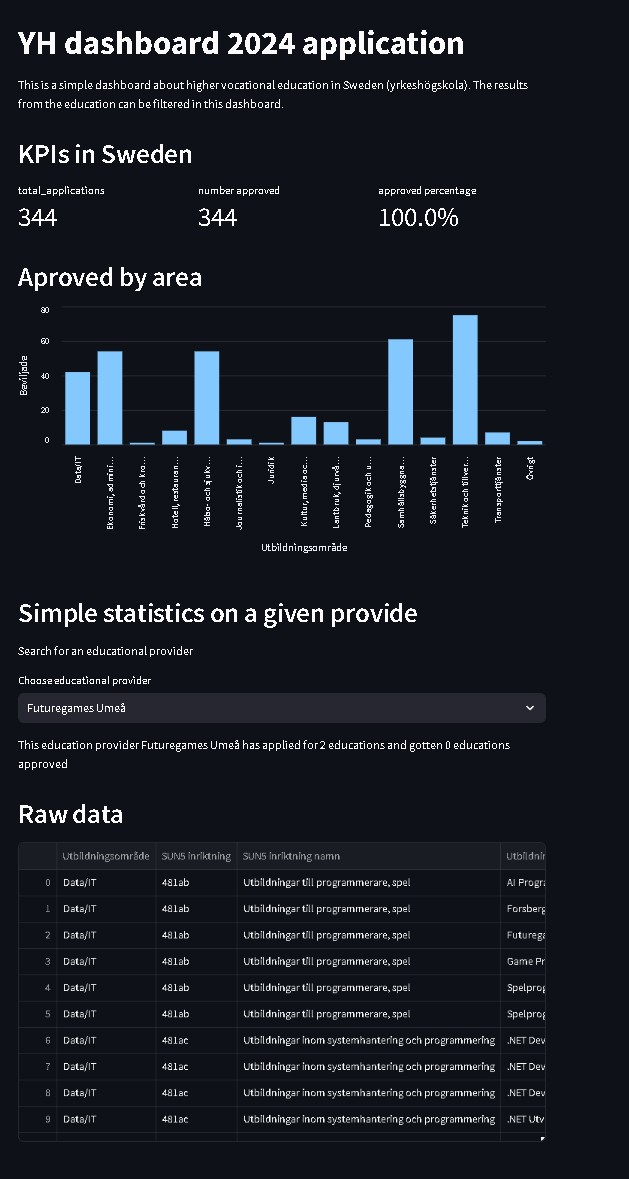

Here is the Python script that generated this plot:
import streamlit as st
import plotly_express as px
import matplotlib.pyplot as plt
from kpis import approved_percentage, number_approved, total_applications, approved, provider_kpis
from read_data import read_data
from charts import approved_by_area_bar

df = read_data()

def layout():
    
    # Main title
    st.markdown("# YH dashboard 2024 application")
    # Dashborad description
    st.markdown("This is a simple dashboard about higher vocational education in Sweden (yrkeshögskola). The results from the education can be filtered in this dashboard.")
    
    # --- KPI section ---
    st.markdown("## KPIs in Sweden")
    labels = ("total_applications", "number approved", "approved percentage")
    # Create 3 columns
    cols = st.columns(3)
    kpis = (total_applications, number_approved, approved_percentage)
    
    # Display each KPI in its own column
    for col, label, kpi in zip(cols, labels, kpis):
        with col:
            st.metric(label=label, value=kpi)
    
    # Area analysis section
    st.markdown("## Aproved by area")
    approved_by_area_bar()
    
    # Provider specific analysis section
    st.markdown("## Simple statistics on a given provide")
    st.markdown("Search for an educational provider")

    # Dropdown to select an education provider
    provider = st.selectbox("Choose educational provider", 
                           df["Utbildningsanordnare administrativ enhet"].unique())
    
    # Get the specific KPIs for the selected provider
    provider_applications, provider_approved = provider_kpis(provider)
    # Display provider statistics
    st.markdown(f"This education provider {provider} has applied for {provider_applications} educations and gotten {provider_approved} educations approved")
    
    # Raw data section
    st.markdown("## Raw data")
    st.dataframe(df)


# Run the layout function when the script is executed directly
if __name__ == "__main__":
    layout()
